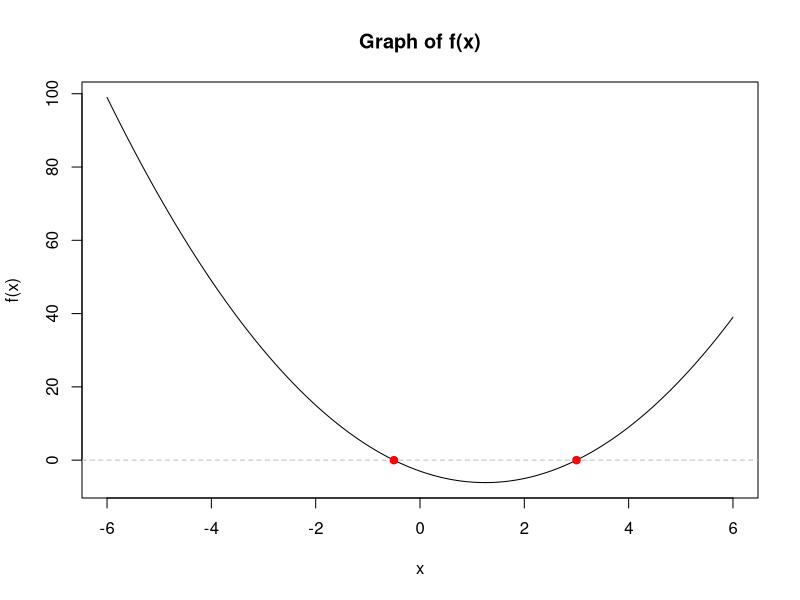
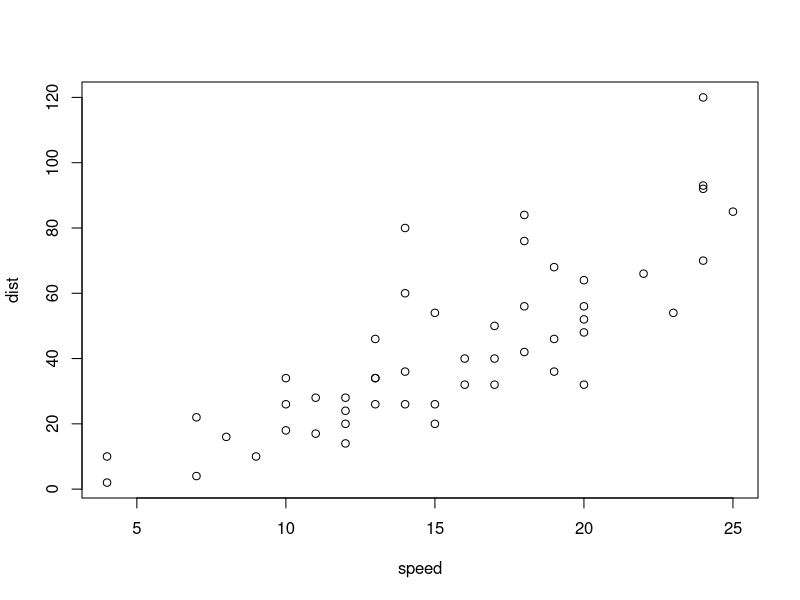
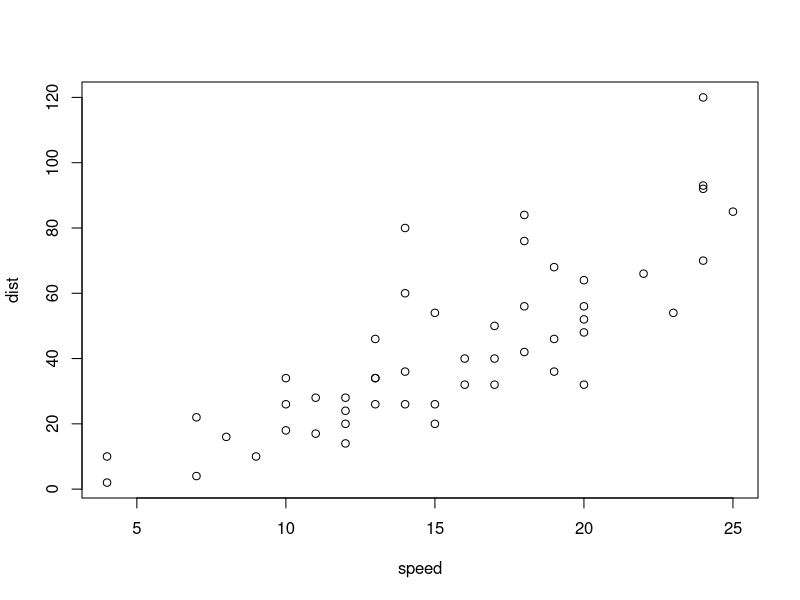

Here is the R script that generated these plots, in order:
## ---- chunk 1
   # Example idea (you can change it):
         png("../img/cars.png", width = 800, height = 500) #open png device 
         plot(cars)
         dev.off()
## ---- chunk 2
png("../img/plot.png", width = 800, height = 500)
plot(cars)
dev.off()
## ---- chunk 3
    
     a <- 2
   b <- -5
      c <- -3
      # 
      disc <- b^2 - 4*a*c
      disc
      
     
## ---- chunk 4
   # Create x values and compute f(x)
x <- seq(-6, 6, length.out = 400)
fx <- a * x^2 + b * x + c

# Coefficients
a <- 2
b <- -5
c <- -3

# Create x values and compute f(x)
x <- seq(-6, 6, length.out = 400)
fx <- a * x^2 + b * x + c


## ---- chunk 5
# Plot f(x)
plot(x, fx, type = "l",
     xlab = "x", ylab = "f(x)",
     main = "Graph of f(x)")

# Horizontal line at y = 0
abline(h = 0, col = "gray", lty = 2)

# Compute discriminant
disc <- b^2 - 4 * a * c

# Plot real roots if they exist
 if (disc >= 0) 
# roots <- # Plot real roots if they exist
if (disc >= 0) {
  roots <- c((-b + sqrt(disc)) / (2*a),
             (-b - sqrt(disc)) / (2*a))
  points(roots, rep(0, length(roots)), col = "red", pch = 19)
}



# x <- seq(-6, 6, length.out = 400)
# fx <- a*x^2 + b*x + c
    
# Hint: use plot(x, fx, type="l") and abline(h=0)
## ---- chunk 6
    # Your code here (example outline):
    coefs <- scan("../data/coefs.txt")



a <- coefs[1]
b <- coefs[2]
c <- coefs[3]

disc <- b^2 - 4*a*c
disc

     
